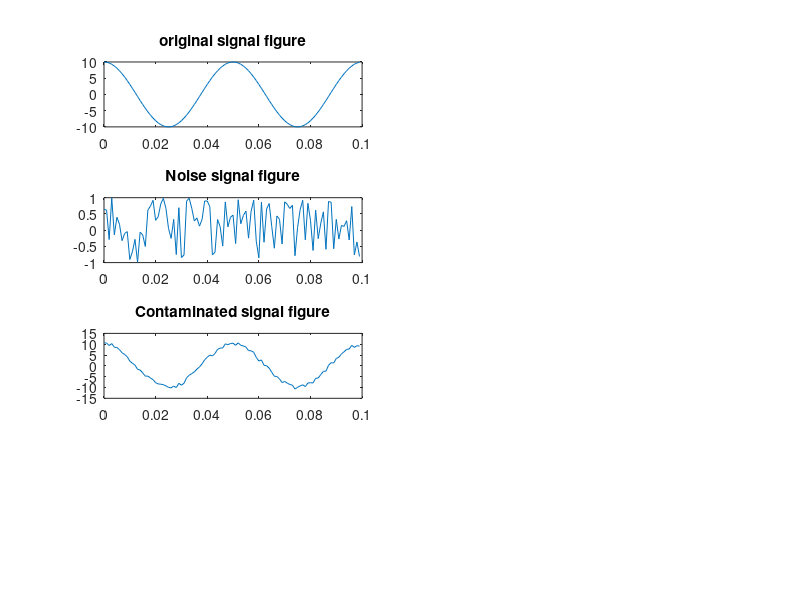

MATLAB code to generate this figure: (Note: this script raises an error after producing the figure.)
clc
close all

Fs=1000;
Ts=1/Fs;
Length=100;
t=(0:Length-1)*Ts;

f=20;
f2=4;

%noise=rand(1,Length);
original_signal= 10*cos(2*pi*f*t);
noise=1-2*rand(1,Length);% +cos(2*pi*f2*t);
Signal=original_signal+noise;
subplot(4,2,1);
plot(t,original_signal)
title('original signal figure');

subplot(4,2,3);
plot(t,noise)
title('Noise signal figure');

subplot(4,2,5);
plot(t,Signal)
title('Contaminated signal figure');


%% Original FFT
[megnitude,output]=myFFT_normalisation(original_signal,Fs);
subplot(4,2,2);
plot(megnitude,output)
xlabel('Frequency (f)'); 
ylabel('|x(f)|');
title('original_signal Spectrum of x(t)');

%% Noise FFT
[megnitude,output]=myFFT_normalisation(noise,Fs);
subplot(4,2,4);
plot(megnitude,output)
xlabel('Frequency (f)'); 
ylabel('|x(f)|');
title('Noise Signal Spectrum of x(t)');

%% Contaminated signal FFT
[megnitude,output]=myFFT_normalisation(Signal,Fs);
subplot(4,2,6);
plot(megnitude,output)
xlabel('Frequency (f)'); 
ylabel('|x(f)|');
title('Contaminated signal Spectrum of x(t)');

%% Denoise 
threshold=2;
Output=myDCT(Signal, threshold, Length);

%% Denoise FFT
hold on
[megnitude,output]=myFFT_normalisation(Output,Fs);
plot(megnitude,output,'r')
hold off 

subplot(4,2,8);
plot(megnitude,output)
xlabel('Frequency (f)'); 
ylabel('|x(f)|');
title('Denoise signal Spectrum of x(t)');

subplot(4,2,7);
plot(t,Output);
title('Removal Signal');

%% ------------ My function definition--------------------------%
function [megnitude,output]=myFFT_normalisation(input_signal,Sample_frequency)
 fft_Length=length(input_signal);
 fft_temp=2^nextpow2(fft_Length);
 output= fft(input_signal,fft_temp);
 output=2*abs(output(1:fft_Length/2+1));
 megnitude= Sample_frequency/2*linspace(0,1,fft_Length/2+1); 
end

function output=myDCT(intput_signal, threshold, DCT_Length)
    %% DCT
    Filter=dct(eye(DCT_Length));
    Output=Filter*intput_signal';
    %% Noise Removal
    for element=1:size(Output,1)
        if abs(Output(element))< threshold
            Output(element)=0;
        end
    end  
    %% IDCT
    output=idct(Output);
end